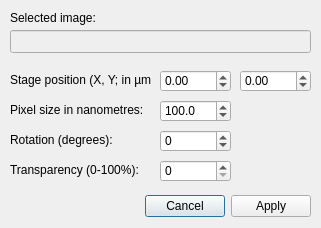
<?xml version="1.0" encoding="UTF-8"?>
<ui version="4.0">
 <class>adjustImage</class>
 <widget class="QDialog" name="adjustImage">
  <property name="geometry">
   <rect>
    <x>0</x>
    <y>0</y>
    <width>321</width>
    <height>228</height>
   </rect>
  </property>
  <property name="windowTitle">
   <string>Adjust imported image</string>
  </property>
  <widget class="QDialogButtonBox" name="buttonBox">
   <property name="geometry">
    <rect>
     <x>110</x>
     <y>190</y>
     <width>201</width>
     <height>32</height>
    </rect>
   </property>
   <property name="orientation">
    <enum>Qt::Horizontal</enum>
   </property>
   <property name="standardButtons">
    <set>QDialogButtonBox::Apply|QDialogButtonBox::Cancel</set>
   </property>
  </widget>
  <widget class="QDoubleSpinBox" name="doubleSpinBox_pixelSize">
   <property name="geometry">
    <rect>
     <x>160</x>
     <y>100</y>
     <width>71</width>
     <height>22</height>
    </rect>
   </property>
   <property name="layoutDirection">
    <enum>Qt::LeftToRight</enum>
   </property>
   <property name="decimals">
    <number>1</number>
   </property>
   <property name="maximum">
    <double>10000.000000000000000</double>
   </property>
   <property name="singleStep">
    <double>10.000000000000000</double>
   </property>
   <property name="value">
    <double>100.000000000000000</double>
   </property>
  </widget>
  <widget class="QLineEdit" name="lineEdit_selectedImage">
   <property name="enabled">
    <bool>false</bool>
   </property>
   <property name="geometry">
    <rect>
     <x>10</x>
     <y>30</y>
     <width>301</width>
     <height>23</height>
    </rect>
   </property>
  </widget>
  <widget class="QLabel" name="label_st">
   <property name="geometry">
    <rect>
     <x>10</x>
     <y>100</y>
     <width>161</width>
     <height>20</height>
    </rect>
   </property>
   <property name="text">
    <string>Pixel size in nanometres:</string>
   </property>
  </widget>
  <widget class="QLabel" name="label_3">
   <property name="geometry">
    <rect>
     <x>10</x>
     <y>10</y>
     <width>211</width>
     <height>16</height>
    </rect>
   </property>
   <property name="text">
    <string>Selected image:</string>
   </property>
  </widget>
  <widget class="QLabel" name="label_st_2">
   <property name="geometry">
    <rect>
     <x>10</x>
     <y>160</y>
     <width>161</width>
     <height>20</height>
    </rect>
   </property>
   <property name="text">
    <string>Transparency (0-100%):</string>
   </property>
  </widget>
  <widget class="QSpinBox" name="spinBox_transparency">
   <property name="geometry">
    <rect>
     <x>160</x>
     <y>160</y>
     <width>71</width>
     <height>22</height>
    </rect>
   </property>
   <property name="layoutDirection">
    <enum>Qt::LeftToRight</enum>
   </property>
   <property name="maximum">
    <number>100</number>
   </property>
   <property name="singleStep">
    <number>10</number>
   </property>
  </widget>
  <widget class="QSpinBox" name="spinBox_rotation">
   <property name="geometry">
    <rect>
     <x>160</x>
     <y>130</y>
     <width>71</width>
     <height>22</height>
    </rect>
   </property>
   <property name="layoutDirection">
    <enum>Qt::LeftToRight</enum>
   </property>
   <property name="minimum">
    <number>-360</number>
   </property>
   <property name="maximum">
    <number>360</number>
   </property>
   <property name="singleStep">
    <number>1</number>
   </property>
  </widget>
  <widget class="QLabel" name="label_st_5">
   <property name="geometry">
    <rect>
     <x>10</x>
     <y>130</y>
     <width>161</width>
     <height>20</height>
    </rect>
   </property>
   <property name="text">
    <string>Rotation (degrees):</string>
   </property>
  </widget>
  <widget class="QDoubleSpinBox" name="doubleSpinBox_posY">
   <property name="geometry">
    <rect>
     <x>240</x>
     <y>70</y>
     <width>71</width>
     <height>22</height>
    </rect>
   </property>
   <property name="layoutDirection">
    <enum>Qt::LeftToRight</enum>
   </property>
   <property name="minimum">
    <double>-1600.000000000000000</double>
   </property>
   <property name="maximum">
    <double>1600.000000000000000</double>
   </property>
   <property name="singleStep">
    <double>1.000000000000000</double>
   </property>
  </widget>
  <widget class="QDoubleSpinBox" name="doubleSpinBox_posX">
   <property name="geometry">
    <rect>
     <x>160</x>
     <y>70</y>
     <width>71</width>
     <height>22</height>
    </rect>
   </property>
   <property name="layoutDirection">
    <enum>Qt::LeftToRight</enum>
   </property>
   <property name="minimum">
    <double>-1600.000000000000000</double>
   </property>
   <property name="maximum">
    <double>1600.000000000000000</double>
   </property>
   <property name="singleStep">
    <double>1.000000000000000</double>
   </property>
   <property name="value">
    <double>0.000000000000000</double>
   </property>
  </widget>
  <widget class="QLabel" name="label_st_3">
   <property name="geometry">
    <rect>
     <x>10</x>
     <y>70</y>
     <width>141</width>
     <height>20</height>
    </rect>
   </property>
   <property name="text">
    <string>Stage position (X, Y; in µm):</string>
   </property>
  </widget>
 </widget>
 <resources/>
 <connections>
  <connection>
   <sender>buttonBox</sender>
   <signal>accepted()</signal>
   <receiver>adjustImage</receiver>
   <slot>accept()</slot>
   <hints>
    <hint type="sourcelabel">
     <x>248</x>
     <y>254</y>
    </hint>
    <hint type="destinationlabel">
     <x>157</x>
     <y>274</y>
    </hint>
   </hints>
  </connection>
  <connection>
   <sender>buttonBox</sender>
   <signal>rejected()</signal>
   <receiver>adjustImage</receiver>
   <slot>reject()</slot>
   <hints>
    <hint type="sourcelabel">
     <x>316</x>
     <y>260</y>
    </hint>
    <hint type="destinationlabel">
     <x>286</x>
     <y>274</y>
    </hint>
   </hints>
  </connection>
 </connections>
</ui>
